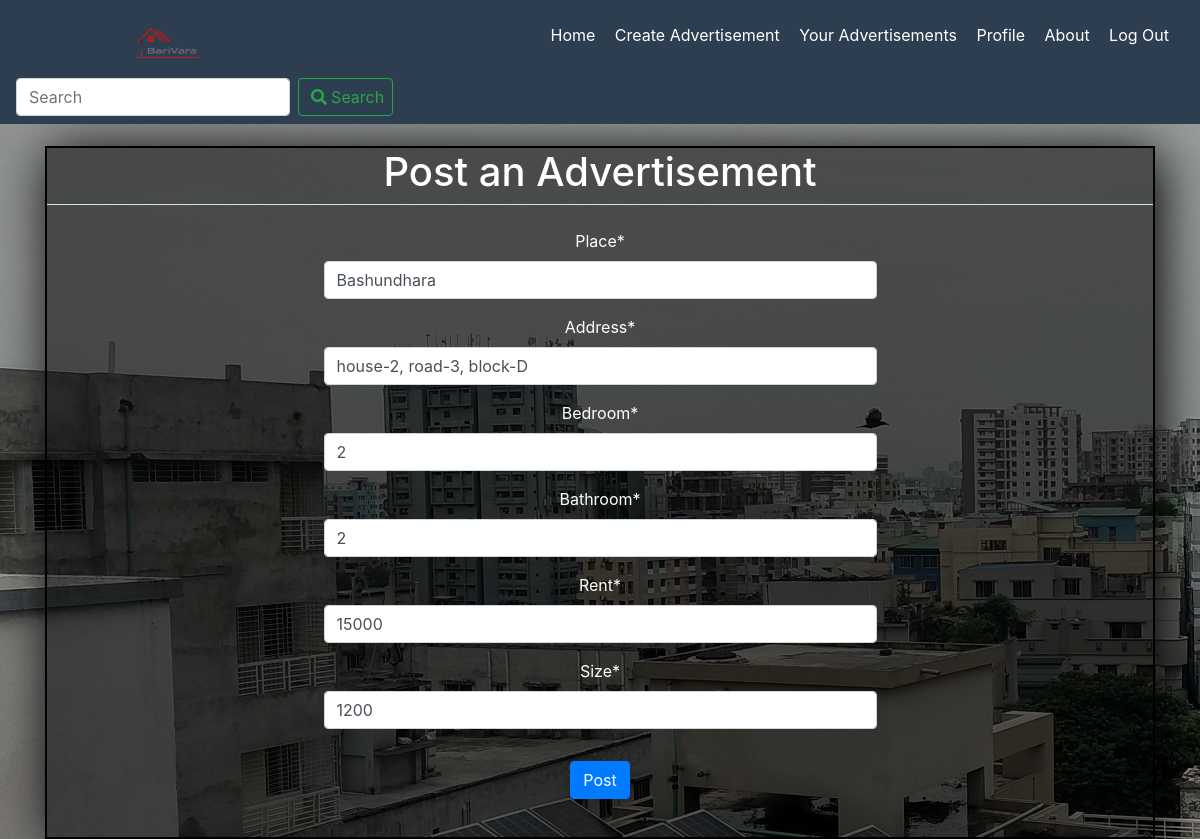
The app's page /BariVara/advertisements/15/update (signed in) with its own data.
### BariVara/models.py (models this page shows, shortened)
class advertisements(models.Model):
    place=models.CharField(max_length=30)
    address=models.CharField(max_length=50)
    bedroom=models.PositiveSmallIntegerField()
    bathroom=models.PositiveSmallIntegerField()
    rent=models.PositiveIntegerField()
    size=models.PositiveIntegerField()
    date_posted=models.DateTimeField(default=timezone.now)
    owner= models.ForeignKey(User,on_delete=models.CASCADE)
    image = models.ImageField(default='defaulthouse.jpg',upload_to='house_pics')
    slug=models.SlugField()

### BariVara/views.py (the view, shortened to what this page needs)
# urls.py: path('advertisements/<int:pk>/update',AdvertisementUpdateView.as_view() , name='advertisement_update'),
class AdvertisementUpdateView(LoginRequiredMixin,UserPassesTestMixin,UpdateView):
    model= advertisements
    fields=['place','address','bedroom','bathroom','rent','size']
    def test_func(self):
        advertisements= self.get_object()
        if self.request.user == advertisements.owner:
            return True
        return False

### BariVara/templates/BariVara/advertisements_form.html (shortened to what this page needs)
{% extends "BariVara/Base.html"%}
{% block content %}
<div class="container">
    {% load crispy_forms_tags %}
    <div class="content-section">
        <form method="POST">
            <fieldset class="form-group" enctype="multipart/form-data">
                <legend class="border-bottom mb-4"><h1>Post an Advertisement</h1></legend>
                <div class="form-group">{{ form|crispy }}</div>
            </fieldset>
            <div class="form-group">
                <button class="btn btn btn-primary" type="submit"> Post </button>
            </div>
        </form>
    </div>
</div>
{% endblock content %}

### BariVara/templates/BariVara/Base.html (style rules this page uses)
body { background-color: #2C3E50; background:linear-gradient(rgba(0,0,0,.3),rgba(0,0,0,.3)),url('/BariVara/static/BariVara/City0.jpg') no-repeat; }

### BariVara/templates/BariVara/advertisements_form.html (style rules this page uses)
.container form { margin-top: 2%; height: auto; top: 50%; left: 50%; box-sizing: border-box; border: 2px solid black; text-align: center; color:white; box-shadow: 5px 5px 50px #000; padding-bottom: 2%; background-color: rgba(0, 0, 0, 0.5); }
.container form input { width: 50%; margin-left: 25%; }

### records on screen
advertisements: place "Bashundhara", address "house-2, road-3, block-D", bedroom "2", bathroom "2", rent "15000", size "1200"
